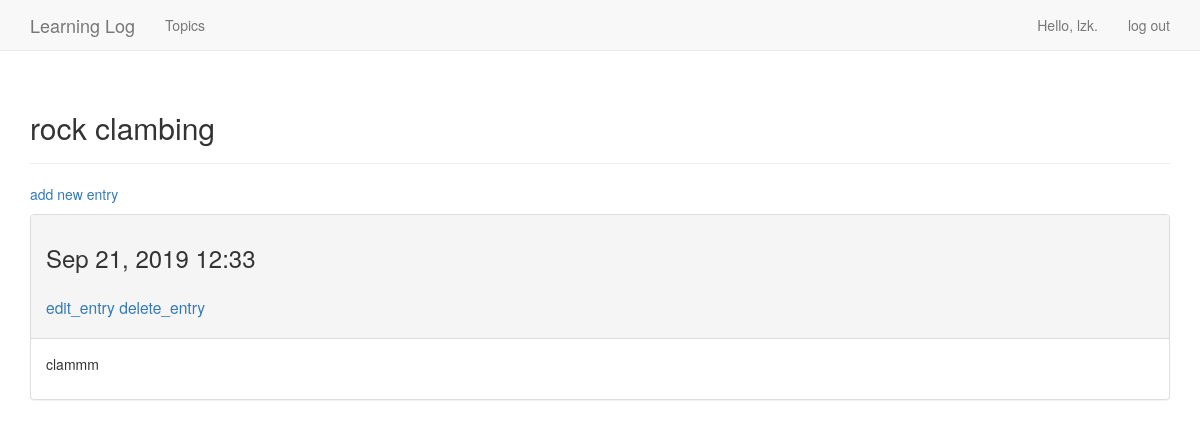
The page /topics/2/ (signed in) on the database its author committed.
### learning_logs/models.py (models this page shows)
class Topic(models.Model):
    text = models.CharField(max_length=200)
    data_added = models.DateTimeField(auto_now_add=True)
    owner = models.ForeignKey(User)
    def __str__(self):
        return self.text

class Entry(models.Model):
    topic = models.ForeignKey(Topic)
    text = models.TextField()
    date_added = models.DateTimeField(auto_now_add=True)

### learning_logs/views.py (the view)
# urls.py: url(r'^topics/(?P<topic_id>\d+)/$',views.topic, name='topic'),
@login_required
def topic(request, topic_id):
    topic = get_object_or_404(Topic, id=topic_id)
    if topic.owner != request.user:
        raise Http404
    entries = topic.entry_set.order_by('-date_added')
    context = {'topic':topic, 'entries':entries}
    return render(request, 'learning_logs/topic.html', context)

### learning_logs/templates/learning_logs/topic.html
{% extends "learning_logs/base.html" %}
{% block header %}
<h2>
  {{ topic }}
</h2>
{% endblock header%}
{% block content %}
<p>
  <a href="{% url 'learning_logs:new_entry' topic.id %}">add new entry</a>
</p>
{% for entry in entries %}
<div class="panel panel-default">
  <div class="panel-heading">
    <h3>
      {{ entry.date_added|date:'M d, Y H:i' }}
    </h3>
    <h3>
      <small>
        <a href="{% url 'learning_logs:edit_entry' entry.id %}">edit_entry</a>
      </small>
      <small>
        <a href="{% url 'learning_logs:delete_entry' entry.id %}">delete_entry</a>
      </small>
    </h3>
  </div>
  <div class="panel-body">
    {{ entry.text|linebreaks }}
  </div>
</div>
{% empty %}
There is no entries for this topic yet.
{% endfor %}
{% endblock content %}

### learning_logs/templates/learning_logs/base.html (shortened to what this page needs)
{% load bootstrap3 %}
<!DOCTYPE html>
<html lang="en">
    <head>
        {% bootstrap_css %}
    </head>
    <body>
        <nav class = "navbar navbar-default navbar-static-top">
            <div class="container">
                <div class="navbar-header">
                    <a class="navbar-brand" href="{% url 'learning_logs:index'%}">
                        Learning Log
                    </a>
                </div>
                <div id="navbar" class="navbar-collapse collapse">
                    <ul class="nav navbar-nav">
                        <li><a href="{% url 'learning_logs:topics' %}">Topics</a></li>
                    </ul>
                    <ul class="nav navbar-nav navbar-right">
                        {% if user.is_authenticated %}
                            <li><a>Hello, {{user.username}}.</a></li>
                            <li><a href="{% url 'users:logout' %}">log out</a></li>
                        {% else %}
                            <li><a href="{% url 'users:register' %}">register</a></li>
                            <li><a href="{% url 'users:login' %}">log in</a></li>
                        {% endif %}
                    </ul>
                </div>
            </div>
        </nav>
        <div class="container">
            <div class="page-header">
                {% block header %}{% endblock header %}
            </div>
            <div>
                {% block content %}{% endblock content %}
            </div>
        </div>
    </body>
</html>

### rows shown on the page
Topic: text "rock clambing"
Entry: date_added "Sep 21, 2019 12:33", text "clammm"

### other values the page prints
{{ user.username }} "lzk"
